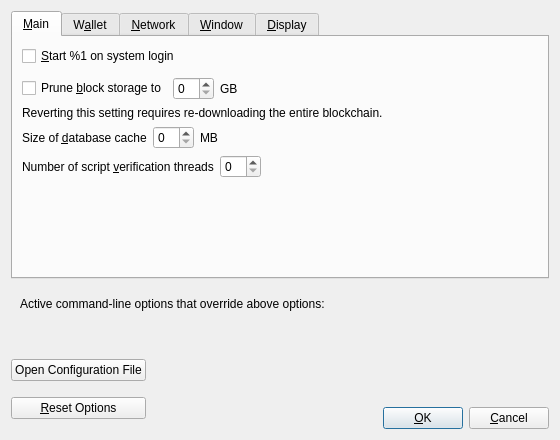
<?xml version="1.0" encoding="UTF-8"?>
<ui version="4.0">
 <class>OptionsDialog</class>
 <widget class="QDialog" name="OptionsDialog">
  <property name="geometry">
   <rect>
    <x>0</x>
    <y>0</y>
    <width>560</width>
    <height>440</height>
   </rect>
  </property>
  <property name="windowTitle">
   <string>Options</string>
  </property>
  <property name="modal">
   <bool>true</bool>
  </property>
  <layout class="QVBoxLayout" name="verticalLayout">
   <item>
    <widget class="QTabWidget" name="tabWidget">
     <property name="currentIndex">
      <number>0</number>
     </property>
     <widget class="QWidget" name="tabMain">
      <attribute name="title">
       <string>&amp;Main</string>
      </attribute>
      <layout class="QVBoxLayout" name="verticalLayout_Main">
       <item>
        <widget class="QCheckBox" name="bitcoinAtStartup">
         <property name="toolTip">
          <string>Automatically start %1 after logging in to the system.</string>
         </property>
         <property name="text">
          <string>&amp;Start %1 on system login</string>
         </property>
        </widget>
       </item>
       <item>
        <spacer name="horizontalSpacer_0_Main">
         <property name="orientation">
          <enum>Qt::Horizontal</enum>
         </property>
         <property name="sizeHint" stdset="0">
          <size>
           <width>40</width>
           <height>5</height>
          </size>
         </property>
        </spacer>
       </item>
       <item>
       <layout class="QHBoxLayout" name="horizontalLayout_Main_Prune">
        <item>
         <widget class="QCheckBox" name="prune">
          <property name="toolTip">
           <string>Disables some advanced features but all blocks will still be fully validated. Reverting this setting requires re-downloading the entire blockchain. Actual disk usage may be somewhat higher.</string>
          </property>
          <property name="text">
           <string>Prune &amp;block storage to</string>
          </property>
         </widget>
        </item>
        <item>
         <widget class="QSpinBox" name="pruneSize"/>
        </item>
         <item>
          <widget class="QLabel" name="pruneSizeUnitLabel">
           <property name="text">
            <string>GB</string>
           </property>
           <property name="textFormat">
            <enum>Qt::PlainText</enum>
           </property>
          </widget>
         </item>
         <item>
          <spacer name="horizontalSpacer_Main_Prune">
           <property name="orientation">
            <enum>Qt::Horizontal</enum>
           </property>
           <property name="sizeHint" stdset="0">
            <size>
             <width>40</width>
             <height>20</height>
            </size>
           </property>
          </spacer>
         </item>
        </layout>
       </item>
       <item>
        <widget class="QLabel" name="pruneWarning">
         <property name="text">
          <string>Reverting this setting requires re-downloading the entire blockchain.</string>
         </property>
         <property name="textFormat">
          <enum>Qt::PlainText</enum>
         </property>
        </widget>
       </item>
       <item>
        <layout class="QHBoxLayout" name="horizontalLayout_2_Main">
         <item>
          <widget class="QLabel" name="databaseCacheLabel">
           <property name="text">
            <string>Size of &amp;database cache</string>
           </property>
           <property name="textFormat">
            <enum>Qt::PlainText</enum>
           </property>
           <property name="buddy">
            <cstring>databaseCache</cstring>
           </property>
          </widget>
         </item>
         <item>
          <widget class="QSpinBox" name="databaseCache"/>
         </item>
         <item>
          <widget class="QLabel" name="databaseCacheUnitLabel">
           <property name="text">
            <string>MB</string>
           </property>
           <property name="textFormat">
            <enum>Qt::PlainText</enum>
           </property>
          </widget>
         </item>
         <item>
          <spacer name="horizontalSpacer_2_Main">
           <property name="orientation">
            <enum>Qt::Horizontal</enum>
           </property>
           <property name="sizeHint" stdset="0">
            <size>
             <width>40</width>
             <height>20</height>
            </size>
           </property>
          </spacer>
         </item>
        </layout>
       </item>
       <item>
        <layout class="QHBoxLayout" name="horizontalLayout_Main_VerifyLabel">
         <item>
          <widget class="QLabel" name="threadsScriptVerifLabel">
           <property name="text">
            <string>Number of script &amp;verification threads</string>
           </property>
           <property name="textFormat">
            <enum>Qt::PlainText</enum>
           </property>
           <property name="buddy">
            <cstring>threadsScriptVerif</cstring>
           </property>
          </widget>
         </item>
         <item>
          <widget class="QSpinBox" name="threadsScriptVerif">
           <property name="toolTip">
            <string>(0 = auto, &lt;0 = leave that many cores free)</string>
           </property>
          </widget>
         </item>
         <item>
          <spacer name="horizontalSpacer_Main_Threads">
           <property name="orientation">
            <enum>Qt::Horizontal</enum>
           </property>
           <property name="sizeHint" stdset="0">
            <size>
             <width>40</width>
             <height>20</height>
            </size>
           </property>
          </spacer>
         </item>
        </layout>
       </item>
       <item>
        <spacer name="verticalSpacer_Main">
         <property name="orientation">
          <enum>Qt::Vertical</enum>
         </property>
         <property name="sizeHint" stdset="0">
          <size>
           <width>20</width>
           <height>40</height>
          </size>
         </property>
        </spacer>
       </item>
      </layout>
     </widget>
     <widget class="QWidget" name="tabWallet">
      <attribute name="title">
       <string>W&amp;allet</string>
      </attribute>
      <layout class="QVBoxLayout" name="verticalLayout_Wallet">
       <item>
        <widget class="QGroupBox" name="groupBox">
         <property name="title">
          <string>Expert</string>
         </property>
         <layout class="QVBoxLayout" name="verticalLayout_2">
          <item>
           <widget class="QCheckBox" name="coinControlFeatures">
            <property name="toolTip">
             <string>Whether to show coin control features or not.</string>
            </property>
            <property name="text">
             <string>Enable coin &amp;control features</string>
            </property>
           </widget>
          </item>
          <item>
           <widget class="QCheckBox" name="spendZeroConfChange">
            <property name="toolTip">
             <string>If you disable the spending of unconfirmed change, the change from a transaction cannot be used until that transaction has at least one confirmation. This also affects how your balance is computed.</string>
            </property>
            <property name="text">
             <string>&amp;Spend unconfirmed change</string>
            </property>
           </widget>
          </item>
         </layout>
        </widget>
       </item>
       <item>
        <spacer name="verticalSpacer_Wallet">
         <property name="orientation">
          <enum>Qt::Vertical</enum>
         </property>
         <property name="sizeHint" stdset="0">
          <size>
           <width>20</width>
           <height>40</height>
          </size>
         </property>
        </spacer>
       </item>
      </layout>
     </widget>
     <widget class="QWidget" name="tabNetwork">
      <attribute name="title">
       <string>&amp;Network</string>
      </attribute>
      <layout class="QVBoxLayout" name="verticalLayout_Network">
       <item>
        <widget class="QCheckBox" name="mapPortUpnp">
         <property name="toolTip">
          <string>Automatically open the Altcoin client port on the router. This only works when your router supports UPnP and it is enabled.</string>
         </property>
         <property name="text">
          <string>Map port using &amp;UPnP</string>
         </property>
        </widget>
       </item>
       <item>
        <widget class="QCheckBox" name="allowIncoming">
         <property name="toolTip">
          <string>Accept connections from outside.</string>
         </property>
         <property name="text">
          <string>Allow incomin&amp;g connections</string>
         </property>
        </widget>
       </item>
       <item>
        <widget class="QCheckBox" name="connectSocks">
         <property name="toolTip">
          <string>Connect to the Altcoin network through a SOCKS5 proxy.</string>
         </property>
         <property name="text">
          <string>&amp;Connect through SOCKS5 proxy (default proxy):</string>
         </property>
        </widget>
       </item>
       <item>
        <layout class="QHBoxLayout" name="horizontalLayout_1_Network">
         <item>
          <widget class="QLabel" name="proxyIpLabel">
           <property name="text">
            <string>Proxy &amp;IP:</string>
           </property>
           <property name="textFormat">
            <enum>Qt::PlainText</enum>
           </property>
           <property name="buddy">
            <cstring>proxyIp</cstring>
           </property>
          </widget>
         </item>
         <item>
          <widget class="QValidatedLineEdit" name="proxyIp">
           <property name="minimumSize">
            <size>
             <width>140</width>
             <height>0</height>
            </size>
           </property>
           <property name="maximumSize">
            <size>
             <width>140</width>
             <height>16777215</height>
            </size>
           </property>
           <property name="toolTip">
            <string>IP address of the proxy (e.g. IPv4: 127.0.0.1 / IPv6: ::1)</string>
           </property>
          </widget>
         </item>
         <item>
          <widget class="QLabel" name="proxyPortLabel">
           <property name="text">
            <string>&amp;Port:</string>
           </property>
           <property name="textFormat">
            <enum>Qt::PlainText</enum>
           </property>
           <property name="buddy">
            <cstring>proxyPort</cstring>
           </property>
          </widget>
         </item>
         <item>
          <widget class="QLineEdit" name="proxyPort">
           <property name="minimumSize">
            <size>
             <width>55</width>
             <height>0</height>
            </size>
           </property>
           <property name="maximumSize">
            <size>
             <width>55</width>
             <height>16777215</height>
            </size>
           </property>
           <property name="toolTip">
            <string>Port of the proxy (e.g. 9050)</string>
           </property>
          </widget>
         </item>
         <item>
          <spacer name="horizontalSpacer_1_Network">
           <property name="orientation">
            <enum>Qt::Horizontal</enum>
           </property>
           <property name="sizeHint" stdset="0">
            <size>
             <width>40</width>
             <height>20</height>
            </size>
           </property>
          </spacer>
         </item>
        </layout>
       </item>
       <item>
        <layout class="QHBoxLayout" name="horizontalLayout_2_Network">
         <item>
          <widget class="QLabel" name="proxyActiveNets">
           <property name="text">
            <string>Used for reaching peers via:</string>
           </property>
           <property name="textFormat">
            <enum>Qt::PlainText</enum>
           </property>
          </widget>
         </item>
         <item>
          <widget class="QCheckBox" name="proxyReachIPv4">
           <property name="enabled">
            <bool>false</bool>
           </property>
           <property name="toolTip">
            <string>Shows if the supplied default SOCKS5 proxy is used to reach peers via this network type.</string>
           </property>
           <property name="text">
            <string/>
           </property>
          </widget>
         </item>
         <item>
          <widget class="QLabel" name="proxyReachIPv4Label">
           <property name="text">
            <string>IPv4</string>
           </property>
           <property name="textFormat">
            <enum>Qt::PlainText</enum>
           </property>
          </widget>
         </item>
         <item>
          <widget class="QCheckBox" name="proxyReachIPv6">
           <property name="enabled">
            <bool>false</bool>
           </property>
           <property name="toolTip">
            <string>Shows if the supplied default SOCKS5 proxy is used to reach peers via this network type.</string>
           </property>
           <property name="text">
            <string/>
           </property>
          </widget>
         </item>
         <item>
          <widget class="QLabel" name="proxyReachIPv6Label">
           <property name="text">
            <string>IPv6</string>
           </property>
           <property name="textFormat">
            <enum>Qt::PlainText</enum>
           </property>
          </widget>
         </item>
         <item>
          <widget class="QCheckBox" name="proxyReachTor">
           <property name="enabled">
            <bool>false</bool>
           </property>
           <property name="toolTip">
            <string>Shows if the supplied default SOCKS5 proxy is used to reach peers via this network type.</string>
           </property>
           <property name="text">
            <string/>
           </property>
          </widget>
         </item>
         <item>
          <widget class="QLabel" name="proxyReachTorLabel">
           <property name="text">
            <string>Tor</string>
           </property>
           <property name="textFormat">
            <enum>Qt::PlainText</enum>
           </property>
          </widget>
         </item>
         <item>
          <spacer name="horizontalSpacer_2_Network">
           <property name="orientation">
            <enum>Qt::Horizontal</enum>
           </property>
           <property name="sizeHint" stdset="0">
            <size>
             <width>40</width>
             <height>20</height>
            </size>
           </property>
          </spacer>
         </item>
        </layout>
       </item>
       <item>
        <widget class="QCheckBox" name="connectSocksTor">
         <property name="toolTip">
          <string>Connect to the Altcoin network through a separate SOCKS5 proxy for Tor hidden services.</string>
         </property>
         <property name="text">
          <string>Use separate SOCKS&amp;5 proxy to reach peers via Tor hidden services:</string>
         </property>
        </widget>
       </item>
       <item>
        <layout class="QHBoxLayout" name="horizontalLayout_3_Network">
         <item>
          <widget class="QLabel" name="proxyIpTorLabel">
           <property name="text">
            <string>Proxy &amp;IP:</string>
           </property>
           <property name="textFormat">
            <enum>Qt::PlainText</enum>
           </property>
           <property name="buddy">
            <cstring>proxyIpTor</cstring>
           </property>
          </widget>
         </item>
         <item>
          <widget class="QValidatedLineEdit" name="proxyIpTor">
           <property name="minimumSize">
            <size>
             <width>140</width>
             <height>0</height>
            </size>
           </property>
           <property name="maximumSize">
            <size>
             <width>140</width>
             <height>16777215</height>
            </size>
           </property>
           <property name="toolTip">
            <string>IP address of the proxy (e.g. IPv4: 127.0.0.1 / IPv6: ::1)</string>
           </property>
          </widget>
         </item>
         <item>
          <widget class="QLabel" name="proxyPortTorLabel">
           <property name="text">
            <string>&amp;Port:</string>
           </property>
           <property name="textFormat">
            <enum>Qt::PlainText</enum>
           </property>
           <property name="buddy">
            <cstring>proxyPortTor</cstring>
           </property>
          </widget>
         </item>
         <item>
          <widget class="QLineEdit" name="proxyPortTor">
           <property name="minimumSize">
            <size>
             <width>55</width>
             <height>0</height>
            </size>
           </property>
           <property name="maximumSize">
            <size>
             <width>55</width>
             <height>16777215</height>
            </size>
           </property>
           <property name="toolTip">
            <string>Port of the proxy (e.g. 9050)</string>
           </property>
          </widget>
         </item>
         <item>
          <spacer name="horizontalSpacer_4_Network">
           <property name="orientation">
            <enum>Qt::Horizontal</enum>
           </property>
           <property name="sizeHint" stdset="0">
            <size>
             <width>40</width>
             <height>20</height>
            </size>
           </property>
          </spacer>
         </item>
        </layout>
       </item>
       <item>
        <spacer name="verticalSpacer_Network">
         <property name="orientation">
          <enum>Qt::Vertical</enum>
         </property>
         <property name="sizeHint" stdset="0">
          <size>
           <width>20</width>
           <height>40</height>
          </size>
         </property>
        </spacer>
       </item>
      </layout>
     </widget>
     <widget class="QWidget" name="tabWindow">
      <attribute name="title">
       <string>&amp;Window</string>
      </attribute>
      <layout class="QVBoxLayout" name="verticalLayout_Window">
       <item>
        <widget class="QCheckBox" name="hideTrayIcon">
         <property name="toolTip">
          <string>Hide the icon from the system tray.</string>
         </property>
         <property name="text">
          <string>&amp;Hide tray icon</string>
         </property>
        </widget>
       </item>
       <item>
        <widget class="QCheckBox" name="minimizeToTray">
         <property name="toolTip">
          <string>Show only a tray icon after minimizing the window.</string>
         </property>
         <property name="text">
          <string>&amp;Minimize to the tray instead of the taskbar</string>
         </property>
        </widget>
       </item>
       <item>
        <widget class="QCheckBox" name="minimizeOnClose">
         <property name="toolTip">
          <string>Minimize instead of exit the application when the window is closed. When this option is enabled, the application will be closed only after selecting Exit in the menu.</string>
         </property>
         <property name="text">
          <string>M&amp;inimize on close</string>
         </property>
        </widget>
       </item>
       <item>
        <spacer name="verticalSpacer_Window">
         <property name="orientation">
          <enum>Qt::Vertical</enum>
         </property>
         <property name="sizeHint" stdset="0">
          <size>
           <width>20</width>
           <height>40</height>
          </size>
         </property>
        </spacer>
       </item>
      </layout>
     </widget>
     <widget class="QWidget" name="tabDisplay">
      <attribute name="title">
       <string>&amp;Display</string>
      </attribute>
      <layout class="QVBoxLayout" name="verticalLayout_Display">
       <item>
        <layout class="QHBoxLayout" name="horizontalLayout_1_Display">
         <item>
          <widget class="QLabel" name="langLabel">
           <property name="text">
            <string>User Interface &amp;language:</string>
           </property>
           <property name="textFormat">
            <enum>Qt::PlainText</enum>
           </property>
           <property name="buddy">
            <cstring>lang</cstring>
           </property>
          </widget>
         </item>
         <item>
          <widget class="QValueComboBox" name="lang">
           <property name="toolTip">
            <string>The user interface language can be set here. This setting will take effect after restarting %1.</string>
           </property>
          </widget>
         </item>
        </layout>
       </item>
       <item>
        <layout class="QHBoxLayout" name="horizontalLayout_2_Display">
         <item>
          <widget class="QLabel" name="unitLabel">
           <property name="text">
            <string>&amp;Unit to show amounts in:</string>
           </property>
           <property name="textFormat">
            <enum>Qt::PlainText</enum>
           </property>
           <property name="buddy">
            <cstring>unit</cstring>
           </property>
          </widget>
         </item>
         <item>
          <widget class="QValueComboBox" name="unit">
           <property name="toolTip">
            <string>Choose the default subdivision unit to show in the interface and when sending coins.</string>
           </property>
          </widget>
         </item>
        </layout>
       </item>
       <item>
        <layout class="QHBoxLayout" name="horizontalLayout_3_Display">
         <item>
          <widget class="QLabel" name="thirdPartyTxUrlsLabel">
           <property name="toolTip">
            <string>Third party URLs (e.g. a block explorer) that appear in the transactions tab as context menu items. %s in the URL is replaced by transaction hash. Multiple URLs are separated by vertical bar |.</string>
           </property>
           <property name="text">
            <string>&amp;Third party transaction URLs</string>
           </property>
           <property name="buddy">
            <cstring>thirdPartyTxUrls</cstring>
           </property>
          </widget>
         </item>
         <item>
          <widget class="QLineEdit" name="thirdPartyTxUrls">
           <property name="toolTip">
            <string>Third party URLs (e.g. a block explorer) that appear in the transactions tab as context menu items. %s in the URL is replaced by transaction hash. Multiple URLs are separated by vertical bar |.</string>
           </property>
          </widget>
         </item>
        </layout>
       </item>
       <item>
        <spacer name="verticalSpacer_Display">
         <property name="orientation">
          <enum>Qt::Vertical</enum>
         </property>
         <property name="sizeHint" stdset="0">
          <size>
           <width>20</width>
           <height>40</height>
          </size>
         </property>
        </spacer>
       </item>
      </layout>
     </widget>
    </widget>
   </item>
   <item>
    <widget class="QFrame" name="frame">
     <layout class="QVBoxLayout" name="verticalLayout_Bottom">
      <item>
       <layout class="QHBoxLayout" name="horizontalLayout_Bottom">
        <item>
         <widget class="QLabel" name="overriddenByCommandLineInfoLabel">
          <property name="text">
           <string>Active command-line options that override above options:</string>
          </property>
          <property name="textFormat">
           <enum>Qt::PlainText</enum>
          </property>
         </widget>
        </item>
        <item>
         <spacer name="horizontalSpacer_Bottom">
          <property name="orientation">
           <enum>Qt::Horizontal</enum>
          </property>
          <property name="sizeHint" stdset="0">
           <size>
            <width>40</width>
            <height>20</height>
           </size>
          </property>
         </spacer>
        </item>
       </layout>
      </item>
      <item>
       <widget class="QLabel" name="overriddenByCommandLineLabel">
        <property name="text">
         <string/>
        </property>
        <property name="textFormat">
         <enum>Qt::PlainText</enum>
        </property>
        <property name="wordWrap">
         <bool>true</bool>
        </property>
       </widget>
      </item>
     </layout>
    </widget>
   </item>
   <item>
    <layout class="QHBoxLayout" name="horizontalLayout_Buttons">
     <item>
      <layout class="QVBoxLayout" name="verticalLayout_Buttons">
       <item>
        <widget class="QPushButton" name="openBitcoinConfButton">
         <property name="toolTip">
          <string>Open the %1 configuration file from the working directory.</string>
         </property>
         <property name="text">
          <string>Open Configuration File</string>
         </property>
         <property name="autoDefault">
          <bool>false</bool>
         </property>
        </widget>
       </item>
       <item>
        <widget class="QPushButton" name="resetButton">
         <property name="toolTip">
          <string>Reset all client options to default.</string>
         </property>
         <property name="text">
          <string>&amp;Reset Options</string>
         </property>
         <property name="autoDefault">
          <bool>false</bool>
         </property>
        </widget>
       </item>
      </layout>
     </item>
     <item>
      <spacer name="horizontalSpacer_1">
       <property name="orientation">
        <enum>Qt::Horizontal</enum>
       </property>
       <property name="sizeHint" stdset="0">
        <size>
         <width>40</width>
         <height>48</height>
        </size>
       </property>
      </spacer>
     </item>
     <item>
      <widget class="QLabel" name="statusLabel">
       <property name="minimumSize">
        <size>
         <width>200</width>
         <height>0</height>
        </size>
       </property>
       <property name="font">
        <font>
         <weight>75</weight>
         <bold>true</bold>
        </font>
       </property>
       <property name="text">
        <string/>
       </property>
       <property name="textFormat">
        <enum>Qt::PlainText</enum>
       </property>
       <property name="wordWrap">
        <bool>true</bool>
       </property>
      </widget>
     </item>
     <item>
      <spacer name="horizontalSpacer_2">
       <property name="orientation">
        <enum>Qt::Horizontal</enum>
       </property>
       <property name="sizeHint" stdset="0">
        <size>
         <width>40</width>
         <height>48</height>
        </size>
       </property>
      </spacer>
     </item>
     <item>
      <layout class="QVBoxLayout" name="verticalLayout_4">
       <item>
        <spacer name="verticalSpacer">
         <property name="orientation">
          <enum>Qt::Vertical</enum>
         </property>
         <property name="sizeHint" stdset="0">
          <size>
           <width>20</width>
           <height>40</height>
          </size>
         </property>
        </spacer>
       </item>
       <item>
        <layout class="QHBoxLayout" name="horizontalLayout">
         <item>
          <widget class="QPushButton" name="okButton">
           <property name="text">
            <string>&amp;OK</string>
           </property>
           <property name="autoDefault">
            <bool>false</bool>
           </property>
           <property name="default">
            <bool>true</bool>
           </property>
          </widget>
         </item>
         <item>
          <widget class="QPushButton" name="cancelButton">
           <property name="text">
            <string>&amp;Cancel</string>
           </property>
           <property name="autoDefault">
            <bool>false</bool>
           </property>
          </widget>
         </item>
        </layout>
       </item>
      </layout>
     </item>
    </layout>
   </item>
  </layout>
 </widget>
 <customwidgets>
  <customwidget>
   <class>QValidatedLineEdit</class>
   <extends>QLineEdit</extends>
   <header>qt/qvalidatedlineedit.h</header>
  </customwidget>
  <customwidget>
   <class>QValueComboBox</class>
   <extends>QComboBox</extends>
   <header>qt/qvaluecombobox.h</header>
  </customwidget>
 </customwidgets>
 <resources/>
 <connections/>
</ui>
